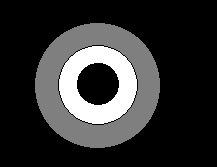
#> input picture image/5.png, 217 x 167 px
$ python main.py
#> lines starting #> are read from the running program, lines starting #| are printed output that depends on the picture
#!/usr/bin/env python
# -*- coding: utf-8 -*-
# @Time    : 2018/1/10 14:22
# @Author  : liangzhang7
# @Site    :
# @File    : main.py
# @Software: PyCharm

import cv2
import numpy as np
from matplotlib import pyplot as plt

import cv2
import numpy as np

img = cv2.imread("image/5.png")
#> img is the input picture: shape (167, 217, 3); min 0, max 255, mean 49.4
kernel = np.ones((3,3),np.uint8)
fs = cv2.erode(img, kernel, iterations=5)
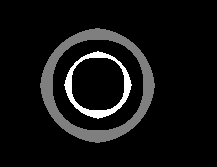
#> fs: shape (167, 217, 3); min 0, max 255, mean 18.1
pz = cv2.dilate(fs, kernel, iterations=5)
pz = ~pz
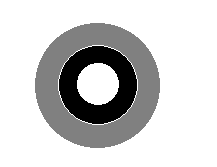
#> pz: shape (167, 217, 3); min 0, max 255, mean 205.6
cv2.imshow("yt", img)
cv2.imshow("pz", pz)
cv2.imshow("fs", fs)
cv2.waitKey(0)

cv2.destroyAllWindows()

# [16 lines of commented-out code are left out]
cv2.destroyAllWindows()

$ run again, with image/2.png copied over image/5.png
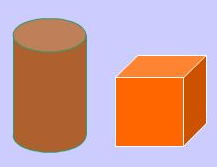
#> input picture image/2.png, 217 x 167 px
#> img is the input picture: shape (167, 217, 3); mean B, G, R 152.6, 158.3, 204.1
#> `fs = cv2.erode(img, kernel, iterations=5)`:
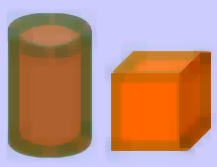
#> fs: shape (167, 217, 3); mean B, G, R 123.6, 142.5, 186.5
#> `pz = ~pz`:
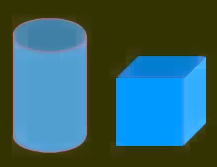
#> pz: shape (167, 217, 3); mean B, G, R 104.4, 98.8, 53.1
